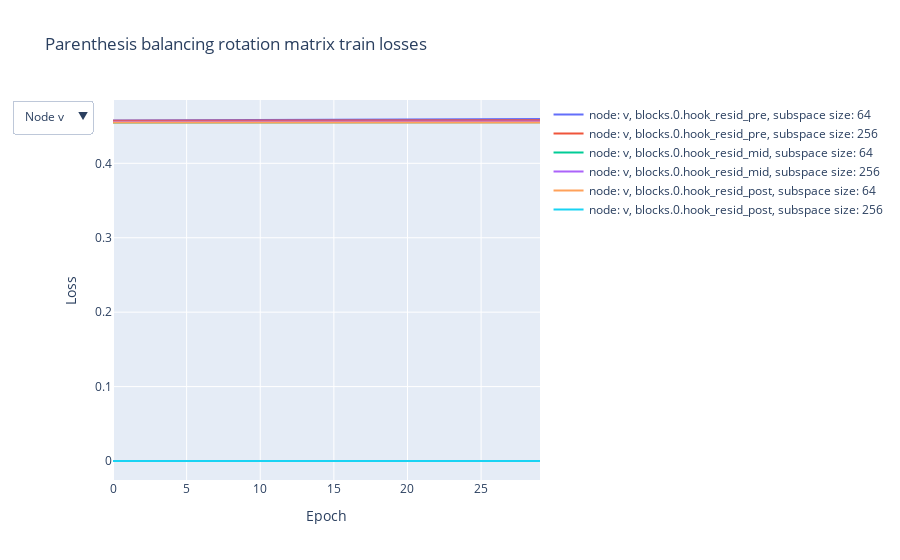

The notebook cell saved with this chart:
### Markdown cell above
Looking at the loss curves, it's clear that the rotation matrix is training very slowly

### Code cell
traces = []

for i, node in enumerate(intervene_node):
    for j, hook in enumerate(intervene_hook):
        for k, size in enumerate(subspace_size):
    
            train_accuracies = train_accuracies_pb[i, j, k]
            
            # Create a scatter trace for the train accuracies
            trace = go.Scatter(
                x=list(range(len(train_accuracies))),
                y=train_accuracies,
                name=f"node: {node}, {hook}, subspace size: {size}",
                mode="lines",
                visible=bool(1-i),
            )
            
            # Add the trace to the list of traces
            traces.append(trace)

# Create layout
layout = go.Layout(
    title="Parenthesis balancing rotation matrix train losses",
    xaxis_title="Epoch",
    yaxis_title="Loss",
    updatemenus=[
        dict(
            buttons=[
                dict(
                    label="Node v",
                    method="update",
                    args=[{"visible": [True] * 6 + [False] *6}]
                ),
                dict(
                    label="Node s",
                    method="update",
                    args=[{"visible": [False] * 6 + [True] *6}]
                )
            ],
            active=0,
            showactive=True
        )
    ]
)

fig = go.Figure(data=traces, layout=layout)
fig.show()

### Figure 1 — Plotly figure (JSON) as saved in the notebook; plotly's stock layout.template omitted (floating-point values rounded to 4 significant figures)
{"data": [{"mode": "lines", "name": "node: v, blocks.0.hook_resid_pre, subspace size: 64", "type": "scatter", "visible": true, "x": [0, 1, 2, 3, 4, 5, 6, 7, 8, 9, 10, 11, 12, 13, 14, 15, 16, 17, 18, 19, 20, 21, 22, 23, 24, 25, 26, 27, 28, 29], "y": [0.4575, 0.4575, 0.4576, 0.4577, 0.4577, 0.4578, 0.4578, 0.4579, 0.458, 0.458, 0.4581, 0.4582, 0.4583, 0.4584, 0.4584, 0.4585, 0.4585, 0.4586, 0.4587, 0.4587, 0.4588, 0.4589, 0.459, 0.4591, 0.4591, 0.4592, 0.4593, 0.4593, 0.4594, 0.4596]}, {"mode": "lines", "name": "node: v, blocks.0.hook_resid_pre, subspace size: 256", "type": "scatter", "visible": true, "x": [0, 1, 2, 3, 4, 5, 6, 7, 8, 9, 10, 11, 12, 13, 14, 15, 16, 17, 18, 19, 20, 21, 22, 23, 24, 25, 26, 27, 28, 29], "y": [0.4572, 0.4572, 0.4572, 0.4572, 0.4572, 0.4573, 0.4573, 0.4573, 0.4574, 0.4574, 0.4574, 0.4575, 0.4575, 0.4575, 0.4576, 0.4576, 0.4576, 0.4576, 0.4576, 0.4577, 0.4577, 0.4577, 0.4577, 0.4578, 0.4578, 0.4578, 0.4579, 0.4579, 0.4579, 0.458]}, {"mode": "lines", "name": "node: v, blocks.0.hook_resid_mid, subspace size: 64", "type": "scatter", "visible": true, "x": [0, 1, 2, 3, 4, 5, 6, 7, 8, 9, 10, 11, 12, 13, 14, 15, 16, 17, 18, 19, 20, 21, 22, 23, 24, 25, 26, 27, 28, 29], "y": [0.4549, 0.455, 0.455, 0.455, 0.455, 0.455, 0.455, 0.455, 0.455, 0.455, 0.455, 0.455, 0.455, 0.455, 0.455, 0.455, 0.455, 0.455, 0.455, 0.455, 0.455, 0.455, 0.455, 0.455, 0.455, 0.455, 0.455, 0.455, 0.455, 0.455]}, {"mode": "lines", "name": "node: v, blocks.0.hook_resid_mid, subspace size: 256", "type": "scatter", "visible": true, "x": [0, 1, 2, 3, 4, 5, 6, 7, 8, 9, 10, 11, 12, 13, 14, 15, 16, 17, 18, 19, 20, 21, 22, 23, 24, 25, 26, 27, 28, 29], "y": [0.456, 0.456, 0.456, 0.456, 0.456, 0.456, 0.456, 0.456, 0.456, 0.456, 0.456, 0.456, 0.456, 0.456, 0.456, 0.456, 0.456, 0.456, 0.456, 0.456, 0.456, 0.456, 0.456, 0.456, 0.456, 0.456, 0.456, 0.456, 0.456, 0.456]}, {"mode": "lines", "name": "node: v, blocks.0.hook_resid_post, subspace size: 64", "type": "scatter", "visible": true, "x": [0, 1, 2, 3, 4, 5, 6, 7, 8, 9, 10, 11, 12, 13, 14, 15, 16, 17, 18, 19, 20, 21, 22, 23, 24, 25, 26, 27, 28, 29], "y": [0.4548, 0.4548, 0.4548, 0.4548, 0.4548, 0.4548, 0.4548, 0.4548, 0.4548, 0.4548, 0.4548, 0.4548, 0.4548, 0.4548, 0.4548, 0.4548, 0.4548, 0.4548, 0.4548, 0.4548, 0.4548, 0.4548, 0.4548, 0.4548, 0.4548, 0.4548, 0.4548, 0.4548, 0.4548, 0.4548]}, {"mode": "lines", "name": "node: v, blocks.0.hook_resid_post, subspace size: 256", "type": "scatter", "visible": true, "x": [0, 1, 2, 3, 4, 5, 6, 7, 8, 9, 10, 11, 12, 13, 14, 15, 16, 17, 18, 19, 20, 21, 22, 23, 24, 25, 26, 27, 28, 29], "y": [0, 0, 0, 0, 0, 0, 0, 0, 0, 0, 0, 0, 0, 0, 0, 0, 0, 0, 0, 0, 0, 0, 0, 0, 0, 0, 0, 0, 0, 0]}, {"mode": "lines", "name": "node: s, blocks.0.hook_resid_pre, subspace size: 64", "type": "scatter", "visible": false, "x": [0, 1, 2, 3, 4, 5, 6, 7, 8, 9, 10, 11, 12, 13, 14, 15, 16, 17, 18, 19, 20, 21, 22, 23, 24, 25, 26, 27, 28, 29], "y": [0.3586, 0.359, 0.3594, 0.3599, 0.3603, 0.3607, 0.3612, 0.3616, 0.3621, 0.3625, 0.3631, 0.3636, 0.3641, 0.3645, 0.365, 0.3655, 0.366, 0.3666, 0.3671, 0.3677, 0.3682, 0.3687, 0.3693, 0.3699, 0.3704, 0.3711, 0.3718, 0.3724, 0.3731, 0.3738]}, {"mode": "lines", "name": "node: s, blocks.0.hook_resid_pre, subspace size: 256", "type": "scatter", "visible": false, "x": [0, 1, 2, 3, 4, 5, 6, 7, 8, 9, 10, 11, 12, 13, 14, 15, 16, 17, 18, 19, 20, 21, 22, 23, 24, 25, 26, 27, 28, 29], "y": [0.3561, 0.3562, 0.3563, 0.3564, 0.3565, 0.3566, 0.3568, 0.3569, 0.3571, 0.3572, 0.3574, 0.3575, 0.3577, 0.3578, 0.3579, 0.358, 0.3582, 0.3583, 0.3585, 0.3586, 0.3587, 0.3588, 0.359, 0.3591, 0.3593, 0.3594, 0.3595, 0.3597, 0.3598, 0.36]}, {"mode": "lines", "name": "node: s, blocks.0.hook_resid_mid, subspace size: 64", "type": "scatter", "visible": false, "x": [0, 1, 2, 3, 4, 5, 6, 7, 8, 9, 10, 11, 12, 13, 14, 15, 16, 17, 18, 19, 20, 21, 22, 23, 24, 25, 26, 27, 28, 29], "y": [0.3416, 0.3416, 0.3416, 0.3416, 0.3417, 0.3417, 0.3417, 0.3417, 0.3418, 0.3418, 0.3418, 0.3418, 0.3418, 0.3419, 0.3419, 0.3419, 0.3419, 0.3419, 0.342, 0.342, 0.342, 0.3421, 0.3421, 0.3421, 0.3422, 0.3422, 0.3422, 0.3422, 0.3423, 0.3423]}, {"mode": "lines", "name": "node: s, blocks.0.hook_resid_mid, subspace size: 256", "type": "scatter", "visible": false, "x": [0, 1, 2, 3, 4, 5, 6, 7, 8, 9, 10, 11, 12, 13, 14, 15, 16, 17, 18, 19, 20, 21, 22, 23, 24, 25, 26, 27, 28, 29], "y": [0.3413, 0.3413, 0.3413, 0.3413, 0.3413, 0.3413, 0.3413, 0.3413, 0.3413, 0.3413, 0.3413, 0.3414, 0.3414, 0.3414, 0.3414, 0.3414, 0.3414, 0.3415, 0.3415, 0.3415, 0.3415, 0.3415, 0.3415, 0.3415, 0.3415, 0.3415, 0.3416, 0.3416, 0.3416, 0.3416]}, {"mode": "lines", "name": "node: s, blocks.0.hook_resid_post, subspace size: 64", "type": "scatter", "visible": false, "x": [0, 1, 2, 3, 4, 5, 6, 7, 8, 9, 10, 11, 12, 13, 14, 15, 16, 17, 18, 19, 20, 21, 22, 23, 24, 25, 26, 27, 28, 29], "y": [0, 0, 0, 0, 0, 0, 0, 0, 0, 0, 0, 0, 0, 0, 0, 0, 0, 0, 0, 0, 0, 0, 0, 0, 0, 0, 0, 0, 0, 0]}, {"mode": "lines", "name": "node: s, blocks.0.hook_resid_post, subspace size: 256", "type": "scatter", "visible": false, "x": [0, 1, 2, 3, 4, 5, 6, 7, 8, 9, 10, 11, 12, 13, 14, 15, 16, 17, 18, 19, 20, 21, 22, 23, 24, 25, 26, 27, 28, 29], "y": [0, 0, 0, 0, 0, 0, 0, 0, 0, 0, 0, 0, 0, 0, 0, 0, 0, 0, 0, 0, 0, 0, 0, 0, 0, 0, 0, 0, 0, 0]}], "layout": {"title": {"text": "Parenthesis balancing rotation matrix train losses"}, "updatemenus": [{"active": 0, "buttons": [{"args": [{"visible": [true, true, true, true, true, true, false, false, false, false, false, false]}], "label": "Node v", "method": "update"}, {"args": [{"visible": [false, false, false, false, false, false, true, true, true, true, true, true]}], "label": "Node s", "method": "update"}], "showactive": true}], "xaxis": {"title": {"text": "Epoch"}}, "yaxis": {"title": {"text": "Loss"}}}}
